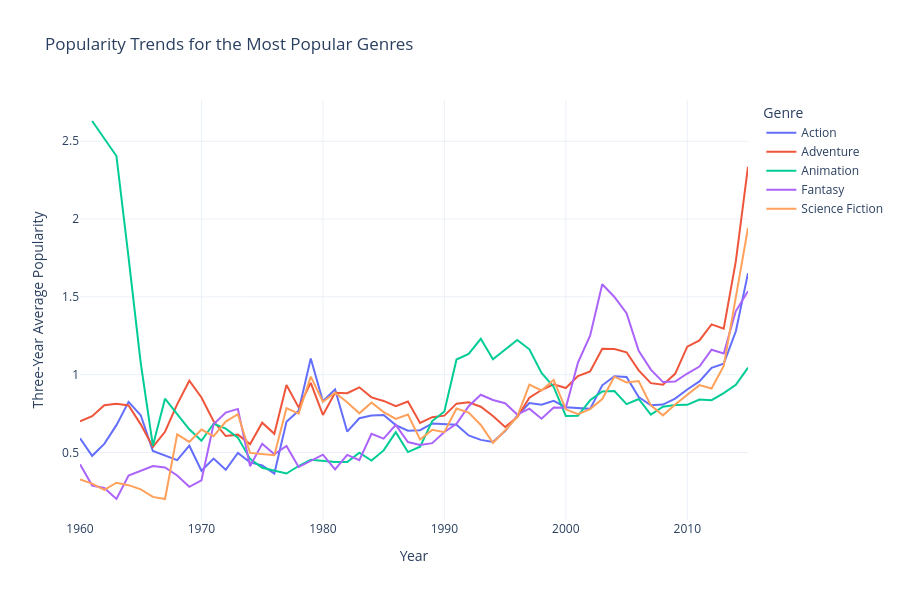

Notebook code for this chart:
### Markdown cell above
#### 6.3.2 Movie Preferance Over Time

### Code cell
# Prepare genre data
genre_data = movies_cleaned.copy()
genre_data["genres"] = genre_data["genres"].str.split("|")
genre_data = genre_data.explode("genres")

# Find the 8 genres with the highest overall average popularity
top_genres = (
    genre_data.groupby("genres")["popularity"]
    .mean()
    .nlargest(5)
    .index
)

genre_data = genre_data[genre_data["genres"].isin(top_genres)]

# Calculate average popularity by year and genre
genre_popularity = (
    genre_data
    .groupby(["release_year", "genres"], as_index=False)["popularity"]
    .mean()
    .sort_values(["genres", "release_year"])
)

# Smooth the yearly fluctuations using a 3-year rolling average
genre_popularity["rolling_popularity"] = (
    genre_popularity
    .groupby("genres")["popularity"]
    .transform(lambda values: values.rolling(3, min_periods=1).mean())
)

# Plot the cleaner chart
fig = px.line(
    genre_popularity,
    x="release_year",
    y="rolling_popularity",
    color="genres",
    title="Popularity Trends for the Most Popular Genres",
    labels={
        "rolling_popularity": "Three-Year Average Popularity",
        "genres": "Genre",
        "release_year": "Year"
    },
    hover_data={
        "rolling_popularity": ":.2f"
    }
)

fig.update_traces(
    hovertemplate=(
        "<b>%{fullData.name}</b><br>"
        "Three-Year Average Popularity: %{y:.2f}"
        "<extra></extra>"
    )
)

fig.update_layout(
    template="plotly_white",
    height=600,
    hovermode="x unified",
    legend_title="Genre"
)

fig.show()

### Figure 1 — Plotly figure (JSON) as saved in the notebook; plotly's stock layout.template omitted (floating-point values rounded to 4 significant figures)
{"data": [{"hovertemplate": "<b>%{fullData.name}</b><br>Three-Year Average Popularity: %{y:.2f}<extra></extra>", "legendgroup": "Action", "line": {"color": "#636efa", "dash": "solid"}, "marker": {"symbol": "circle"}, "mode": "lines", "name": "Action", "orientation": "v", "showlegend": true, "type": "scatter", "x": [1960, 1961, 1962, 1963, 1964, 1965, 1966, 1967, 1968, 1969, 1970, 1971, 1972, 1973, 1974, 1975, 1976, 1977, 1978, 1979, 1980, 1981, 1982, 1983, 1984, 1985, 1986, 1987, 1988, 1989, 1990, 1991, 1992, 1993, 1994, 1995, 1996, 1997, 1998, 1999, 2000, 2001, 2002, 2003, 2004, 2005, 2006, 2007, 2008, 2009, 2010, 2011, 2012, 2013, 2014, 2015], "xaxis": "x", "y": [0.5913, 0.4785, 0.5552, 0.6757, 0.8251, 0.7392, 0.5093, 0.4794, 0.4513, 0.5437, 0.3825, 0.4606, 0.3889, 0.4966, 0.4363, 0.4173, 0.3645, 0.6976, 0.7689, 1.104, 0.8291, 0.9059, 0.6343, 0.7202, 0.7373, 0.7415, 0.6762, 0.6397, 0.6431, 0.6865, 0.682, 0.6777, 0.6093, 0.5811, 0.5671, 0.6379, 0.7361, 0.8176, 0.8065, 0.832, 0.7908, 0.7879, 0.7804, 0.9317, 0.9904, 0.9849, 0.8563, 0.8033, 0.808, 0.8464, 0.9047, 0.9565, 1.044, 1.071, 1.279, 1.652], "yaxis": "y"}, {"hovertemplate": "<b>%{fullData.name}</b><br>Three-Year Average Popularity: %{y:.2f}<extra></extra>", "legendgroup": "Adventure", "line": {"color": "#EF553B", "dash": "solid"}, "marker": {"symbol": "circle"}, "mode": "lines", "name": "Adventure", "orientation": "v", "showlegend": true, "type": "scatter", "x": [1960, 1961, 1962, 1963, 1964, 1965, 1966, 1967, 1968, 1969, 1970, 1971, 1972, 1973, 1974, 1975, 1976, 1977, 1978, 1979, 1980, 1981, 1982, 1983, 1984, 1985, 1986, 1987, 1988, 1989, 1990, 1991, 1992, 1993, 1994, 1995, 1996, 1997, 1998, 1999, 2000, 2001, 2002, 2003, 2004, 2005, 2006, 2007, 2008, 2009, 2010, 2011, 2012, 2013, 2014, 2015], "xaxis": "x", "y": [0.7, 0.7333, 0.8032, 0.8127, 0.8018, 0.6809, 0.5359, 0.6331, 0.8091, 0.9612, 0.8538, 0.7004, 0.6058, 0.6147, 0.5537, 0.6917, 0.62, 0.9339, 0.7899, 0.9474, 0.7412, 0.8835, 0.881, 0.9186, 0.8543, 0.8314, 0.7974, 0.8272, 0.6895, 0.7267, 0.7368, 0.8139, 0.822, 0.7938, 0.7343, 0.6642, 0.7261, 0.8515, 0.9014, 0.9378, 0.9138, 0.9913, 1.021, 1.166, 1.164, 1.144, 1.028, 0.9455, 0.9349, 1.005, 1.18, 1.22, 1.323, 1.295, 1.729, 2.336], "yaxis": "y"}, {"hovertemplate": "<b>%{fullData.name}</b><br>Three-Year Average Popularity: %{y:.2f}<extra></extra>", "legendgroup": "Animation", "line": {"color": "#00cc96", "dash": "solid"}, "marker": {"symbol": "circle"}, "mode": "lines", "name": "Animation", "orientation": "v", "showlegend": true, "type": "scatter", "x": [1961, 1963, 1964, 1965, 1966, 1967, 1968, 1969, 1970, 1971, 1972, 1973, 1974, 1975, 1977, 1978, 1979, 1981, 1982, 1983, 1984, 1985, 1986, 1987, 1988, 1989, 1990, 1991, 1992, 1993, 1994, 1995, 1996, 1997, 1998, 1999, 2000, 2001, 2002, 2003, 2004, 2005, 2006, 2007, 2008, 2009, 2010, 2011, 2012, 2013, 2014, 2015], "xaxis": "x", "y": [2.63, 2.405, 1.752, 1.075, 0.5439, 0.8456, 0.7467, 0.6489, 0.5756, 0.6844, 0.6533, 0.5956, 0.4589, 0.4022, 0.3647, 0.413, 0.453, 0.4383, 0.4383, 0.4983, 0.4483, 0.5133, 0.631, 0.5026, 0.5371, 0.7021, 0.7638, 1.097, 1.134, 1.23, 1.099, 1.159, 1.223, 1.163, 1.012, 0.9212, 0.735, 0.7356, 0.8356, 0.8919, 0.895, 0.811, 0.8438, 0.7435, 0.7943, 0.8045, 0.806, 0.8404, 0.8361, 0.8815, 0.9348, 1.045], "yaxis": "y"}, {"hovertemplate": "<b>%{fullData.name}</b><br>Three-Year Average Popularity: %{y:.2f}<extra></extra>", "legendgroup": "Fantasy", "line": {"color": "#ab63fa", "dash": "solid"}, "marker": {"symbol": "circle"}, "mode": "lines", "name": "Fantasy", "orientation": "v", "showlegend": true, "type": "scatter", "x": [1960, 1961, 1962, 1963, 1964, 1966, 1967, 1968, 1969, 1970, 1971, 1972, 1973, 1974, 1975, 1976, 1977, 1978, 1980, 1981, 1982, 1983, 1984, 1985, 1986, 1987, 1988, 1989, 1990, 1991, 1992, 1993, 1994, 1995, 1996, 1997, 1998, 1999, 2000, 2001, 2002, 2003, 2004, 2005, 2006, 2007, 2008, 2009, 2010, 2011, 2012, 2013, 2014, 2015], "xaxis": "x", "y": [0.425, 0.2875, 0.2717, 0.2017, 0.3517, 0.4133, 0.4039, 0.3526, 0.2792, 0.3203, 0.6817, 0.7567, 0.78, 0.4122, 0.5564, 0.4881, 0.5414, 0.4066, 0.4858, 0.3914, 0.4846, 0.4507, 0.6205, 0.5888, 0.677, 0.567, 0.5485, 0.5598, 0.6315, 0.685, 0.7976, 0.8709, 0.837, 0.8166, 0.7434, 0.7814, 0.7167, 0.7883, 0.7875, 1.078, 1.251, 1.581, 1.499, 1.395, 1.154, 1.033, 0.9523, 0.9557, 1.007, 1.052, 1.16, 1.136, 1.409, 1.537], "yaxis": "y"}, {"hovertemplate": "<b>%{fullData.name}</b><br>Three-Year Average Popularity: %{y:.2f}<extra></extra>", "legendgroup": "Science Fiction", "line": {"color": "#FFA15A", "dash": "solid"}, "marker": {"symbol": "circle"}, "mode": "lines", "name": "Science Fiction", "orientation": "v", "showlegend": true, "type": "scatter", "x": [1960, 1961, 1962, 1963, 1964, 1965, 1966, 1967, 1968, 1969, 1970, 1971, 1972, 1973, 1974, 1975, 1976, 1977, 1978, 1979, 1980, 1981, 1982, 1983, 1984, 1985, 1986, 1987, 1988, 1989, 1990, 1991, 1992, 1993, 1994, 1995, 1996, 1997, 1998, 1999, 2000, 2001, 2002, 2003, 2004, 2005, 2006, 2007, 2008, 2009, 2010, 2011, 2012, 2013, 2014, 2015], "xaxis": "x", "y": [0.3267, 0.2996, 0.2597, 0.3058, 0.29, 0.2633, 0.2144, 0.2011, 0.6161, 0.5678, 0.6472, 0.605, 0.6989, 0.7461, 0.4973, 0.4884, 0.4821, 0.785, 0.7494, 0.9874, 0.8259, 0.8845, 0.8227, 0.7514, 0.8206, 0.7595, 0.7153, 0.7435, 0.5833, 0.6454, 0.6306, 0.7827, 0.7563, 0.677, 0.5622, 0.6416, 0.7301, 0.9361, 0.8984, 0.967, 0.7774, 0.7458, 0.7788, 0.8435, 0.9869, 0.9499, 0.9596, 0.8027, 0.7385, 0.8079, 0.8679, 0.9328, 0.9111, 1.056, 1.498, 1.942], "yaxis": "y"}], "layout": {"height": 600, "hovermode": "x unified", "legend": {"title": {"text": "Genre"}, "tracegroupgap": 0}, "title": {"text": "Popularity Trends for the Most Popular Genres"}, "xaxis": {"anchor": "y", "domain": [0, 1], "title": {"text": "Year"}}, "yaxis": {"anchor": "x", "domain": [0, 1], "title": {"text": "Three-Year Average Popularity"}}}}
